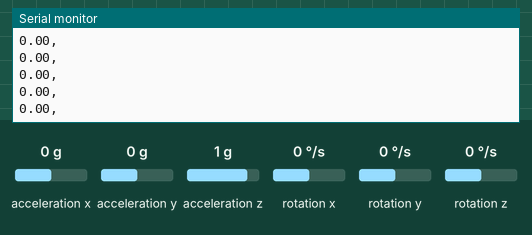
This sketch was run on a simulated Teensy 4. Shown: the last lines printed to the serial monitor. Wiring (inferred from the names in the program): MPU-6050 motion sensor at I2C address 0x68. Inputs (shaded band) come from the test bench; at power-on: acceleration x 0 g, acceleration z 1 g, rotation z 0 °/s, acceleration y 0 g, rotation x 0 °/s, rotation y 0 °/s.

Above: at 1.4 s.
1.5 s: acceleration x set to -1.4 g
At 2.3 s:
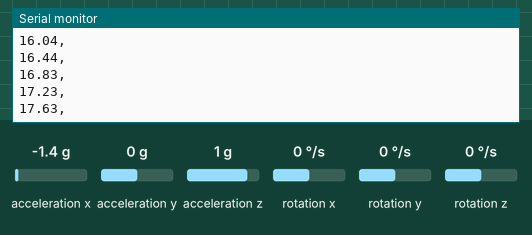
3.0 s: acceleration z set to -1.4 g
At 4.1 s:
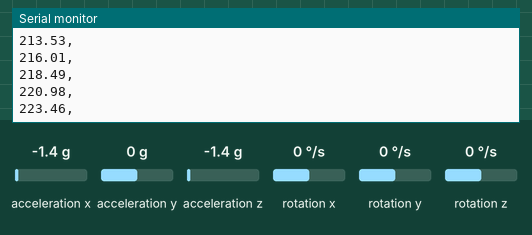
4.5 s: rotation z set to -192 °/s
At 5.5 s:
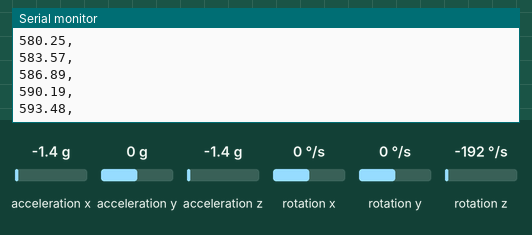
Timing chart, 0 to 7.5 s (numbered marks = the images above; inputs shaded):
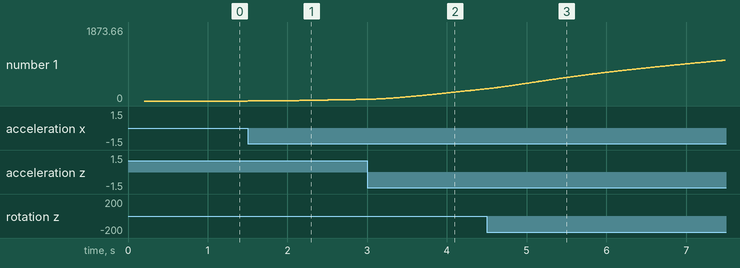

Measured:
- after the input at 1.5 s, the serial monitor: prints a new line at once (image 1)
- plotted number 1: 0 → 42.95 after the input at 1.5 s

The sketch:

Test_Kalman.ino
```cpp
#include <Wire.h>
#include "GY521.h"
#include "Kalman.h" // Source: https://github.com/TKJElectronics/KalmanFilter

#define RAW2G 1.0/16384.0
#define SQRT_G sqrt(9.80665)*3/4
#define BUFFER_ZONE 0.05

Kalman kalmanX;
Kalman kalmanY;
Kalman kalmanZ;

GY521 sensor(0x68);
/* IMU Data */
double accX, accY, accZ;
double gyroX, gyroY, gyroZ;
int16_t tempRaw;
double offset;

double gyroXangle, gyroYangle, gyroZangle; // Angle calculate using the gyro only
double compAngleX, compAngleY, compAngleZ; // Calculated angle using a complementary filter
double kalAngleX, kalAngleY, kalAngleZ; // Calculated angle using a Kalman filter

uint32_t timer;

double total_Z_Angle;
int sens = 0; // 0 = neutre, 1 = droite, 2 = gauche
int cpt = 0; // pour l'intersection avec l'axe des abscisses
int sens_prec = 0;
int sens_count = 0;


void setup_sensor() {
  delay(100);
  while (sensor.wakeup() == false)
  {
    Serial.print(millis());
    Serial.println("\tCould not connect to GY521");
    delay(1000);
  }
  sensor.setAccelSensitivity(2);  // 8g
  sensor.setGyroSensitivity(1);   // 500 degrees/s

  sensor.setThrottle();
  Serial.println("start...");

  // set calibration values from calibration sketch.
  sensor.axe = 204 * RAW2G;
  sensor.aye = 2133 * RAW2G;
  sensor.aze = 1280 * RAW2G;
  sensor.gxe = -50 * RAW2G;
  sensor.gye = 99 * RAW2G;
  sensor.gze = 43 * RAW2G;
}

double integration(double angle, double dt) {
  return abs(angle) * dt;// * SQRT_G;
}

double compute_roll() {
  return atan2(accY, accZ) * 180 / PI;
}

double compute_pitch() {
  return atan(-accX / sqrt(accY * accY + accZ * accZ)) * RAD_TO_DEG;
}

double compute_yaw() {
  return atan(accZ / sqrt((accX * accX) + (accZ * accZ))) * RAD_TO_DEG;
}

void setup() {
  Serial.begin(115200);
  Wire.begin();
  setup_sensor();
  delay(100); // Wait for sensor to stabilize

  sensor.read();
  accX = sensor.getAccelX();
  accY = sensor.getAccelY();
  accZ = sensor.getAccelZ();

  double roll = compute_roll();
  double pitch = compute_pitch();
  double yaw = compute_yaw();

  total_Z_Angle = 0;

  kalmanX.setAngle(roll);
  kalmanY.setAngle(pitch);
  kalmanZ.setAngle(yaw);
  gyroXangle = roll;
  gyroYangle = pitch;
  gyroZangle = yaw;
  compAngleX = roll;
  compAngleY = pitch;
  compAngleZ = yaw;
  offset = yaw;
  timer = micros();
}

void loop() {
  sensor.read();
  accX = sensor.getAccelX();
  accY = sensor.getAccelY();
  accZ = sensor.getAccelZ();
  gyroX = sensor.getGyroX();
  gyroY = sensor.getGyroY();
  gyroZ = sensor.getGyroZ();
  tempRaw = sensor.getTemperature();

  double dt = (double)(micros() - timer) / 1000000; // Calculate delta time
  timer = micros();

  double roll = compute_roll();
  double pitch = compute_pitch();
  double yaw = compute_yaw();

  double gyroXrate = gyroX; //gyroX is already in degrees per second
  double gyroYrate = gyroY; //gyroY is already in degrees per second
  double gyroZrate = gyroZ; //gyroZ is already in degrees per second

#ifdef RESTRICT_PITCH
  // This fixes the transition problem when the accelerometer angle jumps between -180 and 180 degrees
  if ((roll < -90 && kalAngleX > 90) || (roll > 90 && kalAngleX < -90)) {
    kalmanX.setAngle(roll);
    compAngleX = roll;
    kalAngleX = roll;
    gyroXangle = roll;
  } else {
    kalAngleX = kalmanX.getAngle(roll, gyroXrate, dt); // Calculate the angle using a Kalman filter
  }

  if (abs(kalAngleX) > 90) {
    gyroYrate = -gyroYrate; // Invert rate, so it fits the restriced accelerometer reading
  }
  kalAngleY = kalmanY.getAngle(pitch, gyroYrate, dt);
  kalAngleZ = kalmanZ.getAngle(yaw, gyroZrate, dt);
#else
  // This fixes the transition problem when the accelerometer angle jumps between -180 and 180 degrees
  if ((pitch < -90 && kalAngleY > 90) || (pitch > 90 && kalAngleY < -90)) {
    kalmanY.setAngle(pitch);
    compAngleY = pitch;
    kalAngleY = pitch;
    gyroYangle = pitch;
  } else {
    kalAngleY = kalmanY.getAngle(pitch, gyroYrate, dt); // Calculate the angle using a Kalman filter
  }

  if (abs(kalAngleY) > 90) {
    gyroXrate = -gyroXrate; // Invert rate, so it fits the restriced accelerometer reading
  }
  kalAngleX = kalmanX.getAngle(roll, gyroXrate, dt); // Calculate the angle using a Kalman filter
  kalAngleZ = kalmanZ.getAngle(yaw, gyroZrate, dt);
#endif

  gyroXangle += gyroXrate * dt; // Calculate gyro angle without any filter
  gyroYangle += gyroYrate * dt;
  gyroZangle += gyroZrate * dt;

  compAngleX = 0.93 * (compAngleX + gyroXrate * dt) + 0.07 * roll; // Calculate the angle using a Complimentary filter
  compAngleY = 0.93 * (compAngleY + gyroYrate * dt) + 0.07 * pitch;
  compAngleZ = 0.93 * (compAngleZ + gyroZrate * dt) + 0.07 * yaw;

  // Reset the gyro angle when it has drifted too much
  if (gyroXangle < -180 || gyroXangle > 180) {
    gyroXangle = kalAngleX;
  }
  if (gyroYangle < -180 || gyroYangle > 180) {
    gyroYangle = kalAngleY;
  }
  if (gyroZangle < -180 || gyroZangle > 180) {
    gyroZangle = kalAngleZ;
  }
  double angleZ = kalAngleZ - offset;

  //Corrige la dérive de la mesure de l'angle
  //On a un peu comme une zone tampon
  if (angleZ < -BUFFER_ZONE) {
    sens = -1;
  } else if (angleZ >= BUFFER_ZONE) {
    sens = 1;
  } else {
    sens = 0;
  }
  //On compte combien de fois on a changé de sens
  if ((sens != sens_prec) && (sens != 0)) {
    sens_prec = sens;
    sens_count++;
  }
  if (sens_count > 3) {
    sens_count = 0;
    sens_prec = 0;
  } else {
    if (sens != 0) {
       total_Z_Angle += integration(angleZ, dt) * SQRT_G ;

    }
  }

  //total_Z_Angle += abs(angleZ)* dt * SQRT_G;
  /* Print Data */
  Serial.print(total_Z_Angle);Serial.print(",");
  //Serial.print(offset);Serial.print(",");
  //Serial.print(kalAngleZ);Serial.print(",");
  //Serial.print(angleZ);Serial.print(",");
  //Serial.print(sens);
  Serial.print("\n");

  delay(10);
}
```

GY521.cpp
```cpp
// (licence header left out)
#include "GY521.h"

// keep register names in sync with BIG MPU6050 lib
#include "GY521_registers.h"

#define GY521_WAKEUP                 0x00

#define RAD2DEGREES                 (180.0 / PI)
#define RAW2DPS_FACTOR              (1.0 / 131.0)
#define RAW2G_FACTOR                (1.0 / 16384.0)


/////////////////////////////////////////////////////
//
// PUBLIC
//
GY521::GY521(uint8_t address, TwoWire *wire)
{
  _address = address;
  _wire    = wire;
  reset();
}


#if defined (ESP8266) || defined(ESP32)
bool GY521::begin(uint8_t sda, uint8_t scl)
{
  _wire->begin(sda, scl);
  if (isConnected())
  {
    return wakeup();
  }
  return false;
}
#endif


bool GY521::begin()
{
  _wire->begin();
  if (isConnected())
  {
    return wakeup();
  }
  return false;
}


bool GY521::isConnected()
{
  _wire->beginTransmission(_address);
  return (_wire->endTransmission() == 0);
}

void GY521::reset()
{
  setThrottleTime(GY521_THROTTLE_TIME);

  _ax  = _ay  = _az  = 0;
  _aax = _aay = _aaz = 0;
  _gx  = _gy  = _gz  = 0;
  _pitch = 0;
  _roll  = 0;
  _yaw   = 0;
}


bool GY521::wakeup()
{
  _wire->beginTransmission(_address);
  _wire->write(GY521_PWR_MGMT_1);
  _wire->write(GY521_WAKEUP);
  return (_wire->endTransmission() == 0);
}


int16_t GY521::read()
{
  uint32_t now = millis();
  if (_throttle)
  {
    if ((now - _lastTime) < _throttleTime)
    {
      // not an error.
      return GY521_THROTTLED;
    }
  }
  _lastTime = now;

  // Connected ?
  _wire->beginTransmission(_address);
  _wire->write(GY521_ACCEL_XOUT_H);
  if (_wire->endTransmission() != 0)
  {
    _error = GY521_ERROR_WRITE;
    return _error;
  }

  // Get the data
  int8_t n = _wire->requestFrom(_address, (uint8_t)14);
  if (n != 14)
  {
    _error = GY521_ERROR_READ;
    return _error;
  }
  // ACCELEROMETER
  _ax = _WireRead2();  // ACCEL_XOUT_H  ACCEL_XOUT_L
  _ay = _WireRead2();  // ACCEL_YOUT_H  ACCEL_YOUT_L
  _az = _WireRead2();  // ACCEL_ZOUT_H  ACCEL_ZOUT_L
  // TEMPERATURE
  _temperature = _WireRead2(); // TEMP_OUT_H    TEMP_OUT_L
  // GYROSCOPE
  _gx = _WireRead2();  // GYRO_XOUT_H   GYRO_XOUT_L
  _gy = _WireRead2();  // GYRO_YOUT_H   GYRO_YOUT_L
  _gz = _WireRead2();  // GYRO_ZOUT_H   GYRO_ZOUT_L

  // duration interval
  now = micros();
  float duration = (now - _lastMicros) * 1e-6;  // duration in seconds.
  _lastMicros = now;


  // next lines might be merged per axis.

  // Convert raw acceleration to g's
  _ax *= _raw2g;
  _ay *= _raw2g;
  _az *= _raw2g;

  // Error correct raw acceleration (in g) measurements  // #18 kudos to Merkxic
  _ax += axe;
  _ay += aye;
  _az += aze;

  // prepare for Pitch Roll Yaw
  float _ax2 = _ax * _ax;
  float _ay2 = _ay * _ay;
  float _az2 = _az * _az;

  _aax = atan(       _ay / sqrt(_ax2 + _az2)) * RAD2DEGREES;
  _aay = atan(-1.0 * _ax / sqrt(_ay2 + _az2)) * RAD2DEGREES;
  _aaz = atan(       _az / sqrt(_ax2 + _ay2)) * RAD2DEGREES;
  // optimize #22
  // _aax = atan(_ay / hypot(_ax, _az)) * RAD2DEGREES;
  // _aay = atan(-1.0 * _ax / hypot(_ay, _az)) * RAD2DEGREES;
  // _aaz = atan(_az / hypot(_ax, _ay)) * RAD2DEGREES;

  // Convert to Celsius
  _temperature = _temperature * 0.00294117647 + 36.53;  //  == /340.0  + 36.53;

  // Convert raw Gyro to degrees/seconds
  _gx *= _raw2dps;
  _gy *= _raw2dps;
  _gz *= _raw2dps;

  // Error correct raw gyro measurements.
  _gx += gxe;
  _gy += gye;
  _gz += gze;

  _gax += _gx * duration;
  _gay += _gy * duration;
  _gaz += _gz * duration;

  _yaw   = _gaz;
  _pitch = 0.96 * _gay + 0.04 * _aay;
  _roll  = 0.96 * _gax + 0.04 * _aax;

  return GY521_OK;
}


bool GY521::setAccelSensitivity(uint8_t as)
{
  _afs = as;
  if (_afs > 3) _afs = 3;
  uint8_t val = getRegister(GY521_ACCEL_CONFIG);
  if (_error != 0)
  {
    return false;
  }
  // no need to write same value
  if (((val >> 3) & 3) != _afs)
  {
    val &= 0xE7;
    val |= (_afs << 3);
    if (setRegister(GY521_ACCEL_CONFIG, val) != GY521_OK)
    {
      return false;
    }
  }
  // calculate conversion factor.  // 4 possible values => lookup table?
  _raw2g = (1 << _afs) * RAW2G_FACTOR;
  return true;
}


uint8_t GY521::getAccelSensitivity()
{
  uint8_t val = getRegister(GY521_ACCEL_CONFIG);
  if (_error != GY521_OK)
  {
    return _error; // return and propagate error (best thing to do)
  }
  _afs = (val >> 3) & 3;
  return _afs;
}


bool GY521::setGyroSensitivity(uint8_t gs)
{
  _gfs = gs;
  if (_gfs > 3) _gfs = 3;
  uint8_t val = getRegister(GY521_GYRO_CONFIG);
  if (_error != 0)
  {
    return false;
  }
  // no need to write same value
  if (((val >> 3) & 3) != _gfs)
  {
    val &= 0xE7;
    val |= (_gfs << 3);
    if (setRegister(GY521_GYRO_CONFIG, val) != GY521_OK)
    {
      return false;
    }
  }
  // calculate conversion factor..  // 4 possible values => lookup table?
  _raw2dps = (1 << _gfs) * RAW2DPS_FACTOR;
  return true;
}


uint8_t GY521::getGyroSensitivity()
{
  uint8_t val = getRegister(GY521_GYRO_CONFIG);
  if (_error != GY521_OK)
  {
    return _error; // return and propagate error (best thing to do)
  }
  _gfs = (val >> 3) & 3;
  return _gfs;
}


uint8_t GY521::setRegister(uint8_t reg, uint8_t value)
{
  _wire->beginTransmission(_address);
  _wire->write(reg);
  _wire->write(value);
  // no need to do anything if not connected.
  if (_wire->endTransmission() != 0)
  {
    _error = GY521_ERROR_WRITE;
    return _error;
  }
  return GY521_OK;
}


uint8_t GY521::getRegister(uint8_t reg)
{
  _wire->beginTransmission(_address);
  _wire->write(reg);
  if (_wire->endTransmission() != 0)
  {
    _error = GY521_ERROR_WRITE;
    return _error;
  }
  uint8_t n = _wire->requestFrom(_address, (uint8_t) 1);
  if (n != 1)
  {
    _error = GY521_ERROR_READ;
    return _error;
  }
  uint8_t val = _wire->read();
  return val;
}


// to read register of 2 bytes.
int16_t GY521::_WireRead2()
{
  int16_t tmp = _wire->read();
  tmp <<= 8;
  tmp |= _wire->read();
  return tmp;
}


// -- END OF FILE --
```

GY521.h
```cpp
#pragma once
//
//    FILE: GY521.h
//  AUTHOR: Rob Tillaart
// VERSION: 0.3.6
// PURPOSE: Arduino library for I2C GY521 accelerometer-gyroscope sensor
//     URL: https://github.com/RobTillaart/GY521
//
// HISTORY:
// see GY521.cpp file
//


#include "Arduino.h"
#include "Wire.h"


#define GY521_LIB_VERSION           (F("0.3.6"))


#ifndef GY521_THROTTLE_TIME
#define GY521_THROTTLE_TIME         10   // milliseconds
#endif


// ERROR CODES
#define GY521_OK                     0
#define GY521_THROTTLED              1
#define GY521_ERROR_READ            -1
#define GY521_ERROR_WRITE           -2
#define GY521_ERROR_NOT_CONNECTED   -3


class GY521
{
public:
  GY521(uint8_t address = 0x69, TwoWire *wire = &Wire); // 0x68 or 0x69


#if defined (ESP8266) || defined(ESP32)
  bool     begin(uint8_t sda, uint8_t scl);
#endif
  bool     begin();
  bool     isConnected();
  void     reset();


  bool     wakeup();
  // throttle to force delay between reads.
  void     setThrottle(bool throttle = true) { _throttle = throttle; };
  bool     getThrottle()                     { return _throttle; };
  // 0..65535 (max milliseconds == roughly 1 minute.
  void     setThrottleTime(uint16_t ti )     { _throttleTime = ti; };
  uint16_t getThrottleTime()                 { return _throttleTime; };


  // returns GY521_OK or one of the error codes above.
  int16_t  read();

  // SET BEFORE READ
  // as = 0,1,2,3 ==> 2g 4g 8g 16g
  bool     setAccelSensitivity(uint8_t as);
  uint8_t  getAccelSensitivity();          // returns 0,1,2,3
  // gs = 0,1,2,3  ==>  250, 500, 1000, 2000 degrees/second
  bool     setGyroSensitivity(uint8_t gs);
  uint8_t  getGyroSensitivity();           // returns 0,1,2,3

  // CALL AFTER READ
  float    getAccelX()   { return _ax; };
  float    getAccelY()   { return _ay; };
  float    getAccelZ()   { return _az; };
  float    getAngleX()   { return _aax; };
  float    getAngleY()   { return _aay; };
  float    getAngleZ()   { return _aaz; };
  float    getTemperature() { return _temperature; };
  float    getGyroX()    { return _gx; };
  float    getGyroY()    { return _gy; };
  float    getGyroZ()    { return _gz; };
  float    getPitch()    { return _pitch; };
  float    getRoll()     { return _roll; };
  float    getYaw()      { return _yaw; };


  // last time sensor is actually read.
  uint32_t lastTime()    { return _lastTime; };


  // generic worker to get access to all functionality
  uint8_t  setRegister(uint8_t reg, uint8_t value);
  uint8_t  getRegister(uint8_t reg);


  // get last error and reset error to OK.
  int16_t  getError()    { return _error; _error = GY521_OK; };


  // calibration errors
  float    axe = 0, aye = 0, aze = 0;  // accelerometer errors
  float    gxe = 0, gye = 0, gze = 0;  // gyro errors


private:
  uint8_t  _address;                // I2C address
  bool     _throttle = true;        // to prevent reading too fast
  uint16_t _throttleTime = GY521_THROTTLE_TIME;
  uint32_t _lastTime = 0;           // to measure duration for math & throttle
  uint32_t _lastMicros = 0;         // to measure duration for math & throttle
  int16_t  _error = GY521_OK;       // initially everything is OK

  uint8_t  _afs = 0;                // sensitivity factor
  float    _raw2g = 1.0/16384.0;    // raw data to gravity g's
  float    _ax, _ay, _az;           // accelerometer raw
  float    _aax, _aay, _aaz;        // accelerometer processed

  uint8_t  _gfs = 0;
  float    _raw2dps = 1.0/131.0;
  float    _gx, _gy, _gz;           // gyro raw
  float    _gax, _gay, _gaz;        // gyro processed.
  float    _pitch, _roll, _yaw;     // used by user

  float    _temperature = 0;

  // to read register of 2 bytes.
  int16_t  _WireRead2();

  TwoWire*  _wire;
};


// -- END OF FILE --
```

Source omitted: Kalman.h (4344 bytes), GY521_registers.h (5083 bytes)
